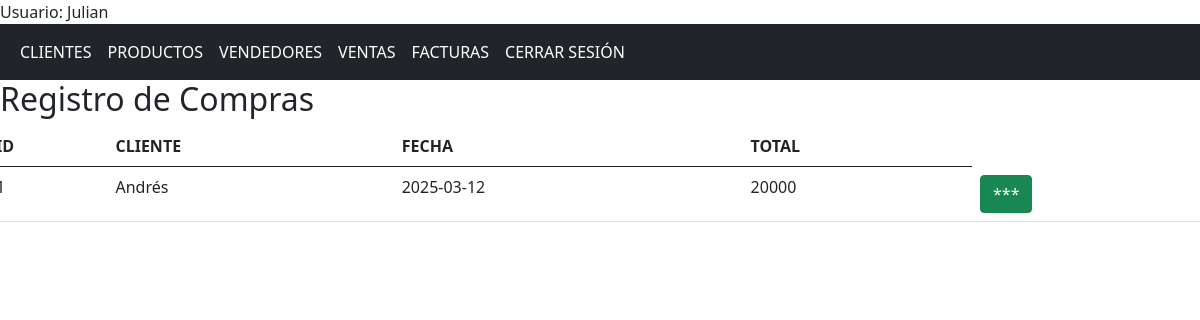
Page /compras (signed in) on the earlier database version.
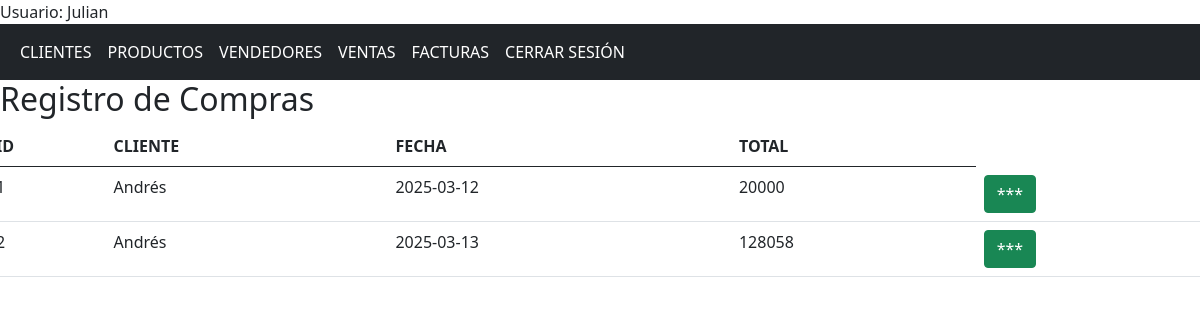
Same page on the later database version.
### app/models/models.py (models this page shows, shortened)
class Compra(db.Model):
    id = db.Column(db.Integer, primary_key = True)
    fecha_venta = db.Column(db.Date, nullable=False, default=func.current_date())
    total = db.Column(db.Integer, nullable = False)
    id_cliente = db.Column(db.Integer, db.ForeignKey('cliente.id'), nullable = False)
    productos = db.relationship('CompraProducto', backref='compra', cascade="all, delete")
    factura = db.relationship('Factura', backref='compra', uselist=False, cascade="all, delete")

class Cliente(db.Model):
    id = db.Column(db.Integer, primary_key = True)
    nombre = db.Column(db.String(150), nullable = False)
    direccion = db.Column(db.String(150), nullable = False)
    telefono = db.Column(db.String(15), nullable = False)
    correo = db.Column(db.String(150), nullable = False, unique = True)
    tipo_cliente = db.Column(db.String(20), nullable = False)
    estado = db.Column(db.String(25), nullable = False)
    compras = db.relationship('Compra', backref = 'cliente', cascade="all, delete")
    facturas = db.relationship('Factura', backref ='cliente', cascade="all, delete")

### app/controllers/nav.py (the view)
@nav.route('/compras')
@login_required
def compras():
    clientes = Cliente.query.all()
    productos = Producto.query.all()
    compras = Compra.query.all()
    return render_template('compras.html', clientes = clientes, productos = productos, compras = compras)

### app/templates/compras.html (shortened to what this page needs)
{% extends "base.html" %}
{% block contenido%}
<h2>Registro de Compras</h2>
<div class="row">
    <table class="table table-hover col">
        <thead>
            <th>ID</th>
            <th>CLIENTE</th>
            <th>FECHA</th>
            <th>TOTAL</th>
        </thead>
        <tbody id="tabla_compras">
            {% for compra in compras %}
            <tr>
                <td>{{ compra.id }}</td>
                <td>{{ compra.cliente.nombre }}</td>
                <td>{{ compra.fecha_venta }}</td>
                <td>{{ compra.total }}</td>
                <td><button type="button" class="btn btn-success botonInfo" valor="{{ compra.id }}">***</button></td>
            </tr>
            {% endfor%}
        </tbody>
    </table>
</div>
{% endblock%}

Differences in the rows shown:
added Compra: cliente.nombre "Andrés", fecha_venta "2025-03-13", total "128058"
